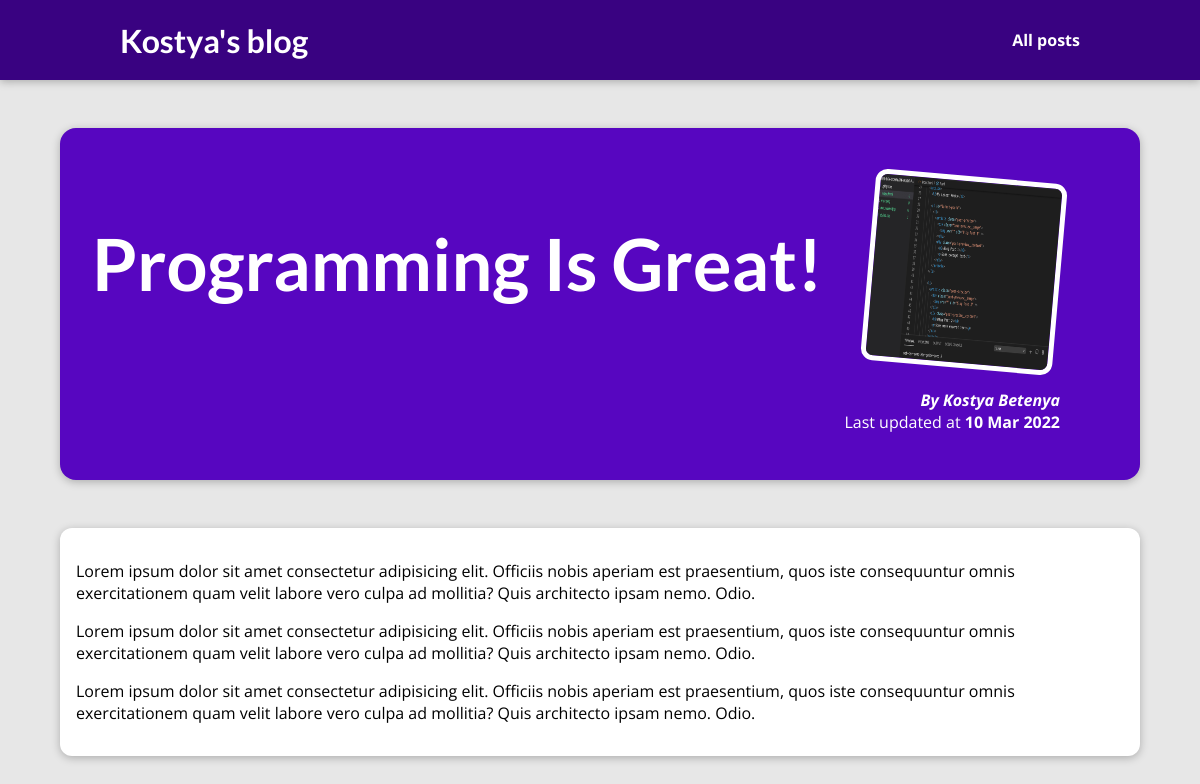
Page /posts/programming-is-fun on the committed database.
### blog/models.py (models this page shows, shortened)
class Post(models.Model):
    title = models.CharField(max_length=50)
    excerpt = models.CharField(max_length=100)
    image = models.CharField(max_length=30)
    date = models.DateField(default=datetime.date.today)
    slug = models.SlugField()
    content = models.TextField()
    author = models.ForeignKey(Author, on_delete=models.SET_NULL, null=True, related_name='posts')
    tags = models.ManyToManyField('Tag', blank=True, related_name='posts')
    class Meta:
        verbose_name_plural = 'Posts'

class Author(models.Model):
    first_name = models.CharField(max_length=128)
    last_name = models.CharField(max_length=128)
    email = models.EmailField()
    def __str__(self):
        return f'{self.first_name} {self.last_name}'
    class Meta:
        verbose_name_plural = 'Authors'

### blog/views.py (the view)
# urls.py: path('posts/<slug:slug>', views.post, name='post')
def post(request, slug):
    try:
        post_details = get_object_or_404(Post, slug=slug)
        return render(request, 'blog/post-info.html', {
            'post': post_details,
            'tags': post_details.tags.all(),
        })
    except:
        raise Http404()

### blog/templates/blog/post-info.html (shortened to what this page needs)
{% extends "base.html" %}
{% load static %}
{% block css %}
    <link rel="stylesheet" href="{% static 'blog/post-detail.css' %}" />
{% endblock %}
{% block content %}
    {% include "blog/includes/header.html" %}
    <section id="summary">
        <h2>{{ post.title }}</h2>
        <article>
            <img src="{% static 'blog/images/'|add:post.image %}" alt={{ post.title }} />
            <address>By <a href="mailto:{{ post.author.email }}">{{ post.author }}</a></address>
            <div>
                Last updated at <time>{{ post.date|date:'d M Y' }}</time>
            </div>
        </article>
    </section>
    <main>
        {{ post.content|linebreaks }}
    </main>
{% endblock %}

### static/base.css (style rules this page uses)
* { box-sizing: border-box; }
html { font-family: 'Open Sans', 'Lato', sans-serif; }
body { margin: 0; }
h1, h2, h3 { font-family: 'Lato', sans-serif; font-weight: bold; }

### blog/static/blog/post-detail.css (style rules this page uses)
body { background-color: #e7e7e7; }
#summary { margin: 8rem auto 3rem auto; padding: 2rem; width: 90%; max-width: 90rem; border-radius: 16px; background-color: #5706c0; position: relative; box-shadow: 0 2px 8px rgba(0, 0, 0, 0.25); height: 22rem; }
#summary h2 { color: white; font-size: 4.5rem; }
#summary article { position: absolute; top: 2rem; right: 3rem; padding: 1rem 2rem; border-radius: 12px; text-align: right; color: white; }
#summary article img { width: 12rem; height: 12rem; border-radius: 12px; transform: rotateZ(5deg); border: 5px solid white; margin-bottom: 1rem; }
#summary a { text-decoration: none; color: white; }
#summary address { font-weight: bold; }
#summary time { font-weight: bold; }
main { width: 90%; max-width: 90rem; margin: 3rem auto; background-color: white; padding: 1rem; border-radius: 12px; box-shadow: 0 2px 8px rgba(0, 0, 0, 0.25); }

### rows in the picture
Post: title "Programming Is Great!", image (picture), author "Kostya Betenya", date "10 Mar 2022", content "Lorem ipsum dolor sit amet consectetur adipisicing elit. Officiis nobis aperiam est praesentium, quos iste consequuntur omnis exercitationem quam velit labore vero culpa ad mollitia? Quis architecto ipsam nemo. Odio. Lorem ipsum dolor sit amet consectetur adipisicing elit. Officiis nobis aperiam est praesentium, quos iste consequuntur omnis exercitationem quam velit labore vero culpa ad mollitia? Quis architecto ipsam nemo. Odio. Lorem ipsum dolor sit amet consectetur adipisicing elit. Officiis nobis aperiam est praesentium, quos iste consequuntur omnis exercitationem quam velit labore vero culpa ad mollitia? Quis architecto ipsam nemo. Odio."
